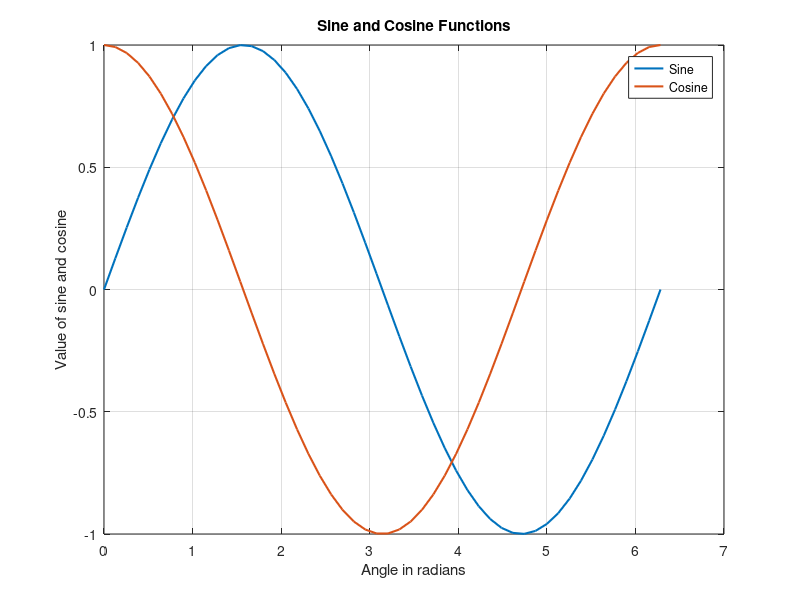

This figure's MATLAB source:
% 1. Define Arrays
degrees = linspace(0, 360, 50);

% 2. Convert to Radians
radians = (pi / 180) .* degrees;

% 3. Plot the Sine and Cosine Functions
sine_values = sin(radians);
cosine_values = cos(radians);

figure;
plot(radians, sine_values, 'LineWidth', 1.5);
hold on;
plot(radians, cosine_values, 'LineWidth', 1.5);
hold off;

xlabel('Angle in radians');
ylabel('Value of sine and cosine');

% 4. Enhance the Plot
legend('Sine', 'Cosine');
title('Sine and Cosine Functions');
grid on;

% 5. Display Results in Table Format
results_table = [degrees', sine_values', cosine_values'];
disp('Angle (degrees) | Sine Value | Cosine Value');
disp(results_table);
